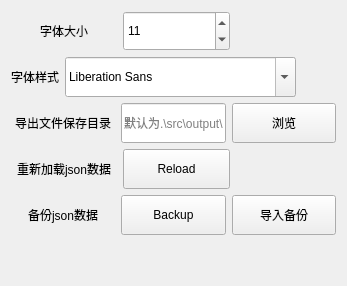
         <widget class="QWidget" name="tab">
          <attribute name="title">
           <string>基本设置</string>
          </attribute>
          <layout class="QVBoxLayout" name="verticalLayout_11">
           <item>
            <layout class="QHBoxLayout" name="horizontalLayout_28" stretch="1,1,1">
             <item>
              <widget class="QLabel" name="label_6">
               <property name="text">
                <string>字体大小</string>
               </property>
               <property name="alignment">
                <set>Qt::AlignmentFlag::AlignCenter</set>
               </property>
              </widget>
             </item>
             <item>
              <widget class="QSpinBox" name="spinBox">
               <property name="minimumSize">
                <size>
                 <width>0</width>
                 <height>40</height>
                </size>
               </property>
               <property name="minimum">
                <number>1</number>
               </property>
               <property name="value">
                <number>11</number>
               </property>
              </widget>
             </item>
             <item>
              <spacer name="horizontalSpacer_3">
               <property name="orientation">
                <enum>Qt::Orientation::Horizontal</enum>
               </property>
               <property name="sizeHint" stdset="0">
                <size>
                 <width>40</width>
                 <height>20</height>
                </size>
               </property>
              </spacer>
             </item>
            </layout>
           </item>
           <item>
            <layout class="QHBoxLayout" name="horizontalLayout_31" stretch="1,1,1">
             <item>
              <widget class="QLabel" name="label_11">
               <property name="text">
                <string>字体样式</string>
               </property>
               <property name="alignment">
                <set>Qt::AlignmentFlag::AlignCenter</set>
               </property>
              </widget>
             </item>
             <item>
              <widget class="QFontComboBox" name="fontComboBox_2">
               <property name="minimumSize">
                <size>
                 <width>0</width>
                 <height>40</height>
                </size>
               </property>
              </widget>
             </item>
             <item>
              <spacer name="horizontalSpacer_4">
               <property name="orientation">
                <enum>Qt::Orientation::Horizontal</enum>
               </property>
               <property name="sizeHint" stdset="0">
                <size>
                 <width>40</width>
                 <height>20</height>
                </size>
               </property>
              </spacer>
             </item>
            </layout>
           </item>
           <item>
            <layout class="QHBoxLayout" name="horizontalLayout_29" stretch="1,1,1">
             <item>
              <widget class="QLabel" name="label_10">
               <property name="text">
                <string>导出文件保存目录</string>
               </property>
               <property name="alignment">
                <set>Qt::AlignmentFlag::AlignCenter</set>
               </property>
              </widget>
             </item>
             <item>
              <widget class="QLineEdit" name="lineEdit">
               <property name="minimumSize">
                <size>
                 <width>0</width>
                 <height>40</height>
                </size>
               </property>
               <property name="placeholderText">
                <string>默认为.\src\output\</string>
               </property>
              </widget>
             </item>
             <item>
              <widget class="QPushButton" name="pushButton_15">
               <property name="minimumSize">
                <size>
                 <width>0</width>
                 <height>40</height>
                </size>
               </property>
               <property name="text">
                <string>浏览</string>
               </property>
              </widget>
             </item>
            </layout>
           </item>
           <item>
            <layout class="QHBoxLayout" name="horizontalLayout_27" stretch="1,1,1">
             <item>
              <widget class="QLabel" name="label_12">
               <property name="text">
                <string>重新加载json数据</string>
               </property>
               <property name="alignment">
                <set>Qt::AlignmentFlag::AlignCenter</set>
               </property>
              </widget>
             </item>
             <item>
              <widget class="QPushButton" name="pushButton_7">
               <property name="minimumSize">
                <size>
                 <width>0</width>
                 <height>40</height>
                </size>
               </property>
               <property name="text">
                <string>Reload</string>
               </property>
              </widget>
             </item>
             <item>
              <spacer name="horizontalSpacer_6">
               <property name="orientation">
                <enum>Qt::Orientation::Horizontal</enum>
               </property>
               <property name="sizeHint" stdset="0">
                <size>
                 <width>40</width>
                 <height>20</height>
                </size>
               </property>
              </spacer>
             </item>
            </layout>
           </item>
           <item>
            <layout class="QHBoxLayout" name="horizontalLayout_37" stretch="1,1,1">
             <item>
              <widget class="QLabel" name="label_13">
               <property name="text">
                <string>备份json数据</string>
               </property>
               <property name="alignment">
                <set>Qt::AlignmentFlag::AlignCenter</set>
               </property>
              </widget>
             </item>
             <item>
              <widget class="QPushButton" name="pushButton_17">
               <property name="minimumSize">
                <size>
                 <width>0</width>
                 <height>40</height>
                </size>
               </property>
               <property name="text">
                <string>Backup</string>
               </property>
              </widget>
             </item>
             <item>
              <widget class="QPushButton" name="pushButton_25">
               <property name="minimumSize">
                <size>
                 <width>0</width>
                 <height>40</height>
                </size>
               </property>
               <property name="text">
                <string>导入备份</string>
               </property>
              </widget>
             </item>
            </layout>
           </item>
           <item>
            <spacer name="verticalSpacer_3">
             <property name="orientation">
              <enum>Qt::Orientation::Vertical</enum>
             </property>
             <property name="sizeHint" stdset="0">
              <size>
               <width>20</width>
               <height>40</height>
              </size>
             </property>
            </spacer>
           </item>
          </layout>
         </widget>
